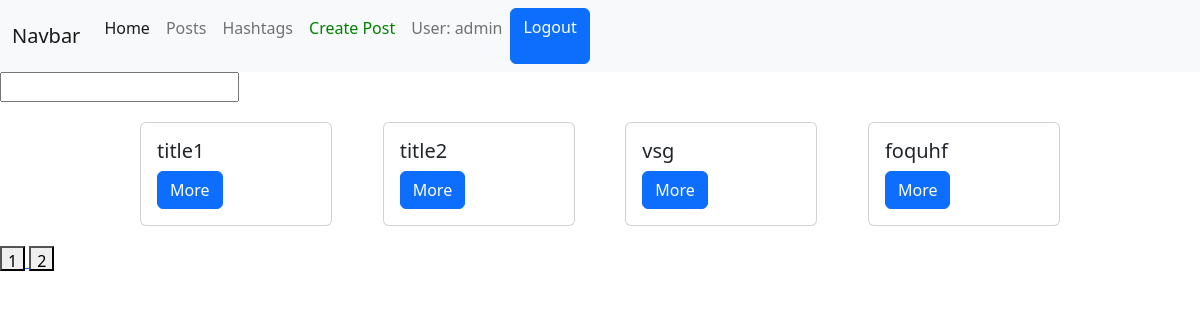
The page /posts/ (signed in) on the database its author committed.
### posts/models.py (models this page shows, shortened)
class Post(models.Model):
    author = models.ForeignKey(User, on_delete=models.CASCADE, null=True)
    title = models.CharField(max_length=255)
    description = models.TextField()
    image = models.ImageField()
    rate = models.DecimalField(max_digits=10, decimal_places=1)
    hashtag = models.ForeignKey(Hashtag, on_delete=models.CASCADE, null=True, related_name='posts')

### posts/views.py (the view)
# urls.py: path('posts/', posts_view),
def posts_view(request):
    if request.method == 'GET':
        hashtag_id = request.GET.get('hashtag_id')
        search_text = request.GET.get('search')
        page = int(request.GET.get('page', 1))
        if hashtag_id:
            posts = Post.objects.filter(hashtag_id=hashtag_id)
        else:
            posts = Post.objects.all()
        if search_text:
            posts = posts.filter(title__icontains=search_text)
        max_page = round(posts.__len__() / PAGINATION_LIMIT)
        posts = posts[PAGINATION_LIMIT * (page - 1):PAGINATION_LIMIT * page]
        data = {
            'posts': posts,
            'user': get_user_from_request(request),
            'hashtag_id': hashtag_id,
            'current_page': page,
            'max_page': range(1, max_page + 1)
        }
        return render(request, 'posts/posts.html', context=data)

### users/utils.py (called while the page is built)
def get_user_from_request(request):
    return request.user if not request.user.is_anonymous else None

### templates/posts/posts.html (shortened to what this page needs)
{% extends 'layouts/main.html' %}
{% block content %}
    <div>
        <form action="/posts/" method="get">
            <input type="text" name="search" value="">
        </form>
    </div>
    <div class="posts">
        {% for post in posts %}
            <div class="card" style="width: 20%;  margin: 20px">
                <div class="card-body">
                    <h5 class="card-title">{{ post.title }}</h5>
                    <a href="/posts/{{ post.id }}/" class="btn btn-primary">More</a>
                </div>
            </div>
        {% endfor %}
    </div>
    <div>
        {% for page in max_page %}
            <a href="/posts/?page={{ page }}">
                <button style="width: 25px; height: 25px">{{ page }}</button>
            </a>
        {% endfor %}
    </div>
{% endblock %}

### templates/layouts/main.html (shortened to what this page needs)
<!doctype html>
<html lang="en">
<head>
    <link rel="stylesheet" href="https://cdn.jsdelivr.net/npm/bootstrap@5.2.2/dist/css/bootstrap.min.css"
>
</head>
<body>
<div class="header">
    <nav class="navbar navbar-expand-lg navbar-light bg-light">
        <div class="container-fluid">
            <a class="navbar-brand" href="#">Navbar</a>
            <div class="collapse navbar-collapse" id="navbarNavAltMarkup">
                <div class="navbar-nav">
                    <a class="nav-link active" aria-current="page" href="/">Home</a>
                    <a class="nav-link" href="/posts">Posts</a>
                    <a class="nav-link" href="/hashtags">Hashtags</a>
                    {% if user %}
                        <a style="color: green" class="nav-link" href="/posts/create">
                            Create Post
                        </a>
                        <p class="nav-link">User: {{ user.username }}</p>
                        <a href="/users/logout/" class="btn btn-primary">Logout</a>
                    {% else %}
                        <a href="/users/login/" class="nav-link">Login</a>
                        <a href="/users/register/" class="nav-link">Register</a>
                    {% endif %}
            </div>
        </div>
    </nav>
</div>
{% block content %}
{% endblock %}
</body>
</html>

### templates/posts/posts.html (style rules this page uses)
.posts { display: flex; flex-wrap: wrap; justify-content: space-between; width: 80%; margin-left: 10%; }

### rows shown on the page
Post: title "title1"
Post: title "title2"
Post: title "vsg"
Post: title "foquhf"

### other values the page prints
{{ user.username }} "admin"
{{ page }} "1" "2"
